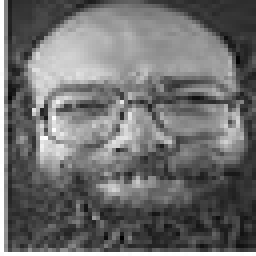
#> input picture Face Recognize/data/18_1.jpg, 64 x 64 px (shown 4 times larger); its folder holds 3 pictures in this run
$ jupyter execute --allow-errors Fisherfaces.ipynb
#> lines starting #> are read from the running program, lines starting #| are printed output that depends on the picture
[cell 1]
import numpy as np
import os
from PIL import Image
from sklearn.metrics.pairwise import cosine_similarity
import re
import matplotlib.pyplot as plt
from sklearn.model_selection import train_test_split

def load_images_from_folder(folder):
#> called with folder = 'data'
    images = []
    labels = []
    for filename in os.listdir(folder):
        if filename.endswith('.jpg'):
            img_path = os.path.join(folder, filename)
            img = Image.open(img_path).convert('L').resize((64, 64))  # 转换为灰度图并调整大小
            img_array = np.array(img).flatten()  # 展开为一维向量
#> img_array = 4096 values, max 255 at index 0, min 0 at index 3806, mean 110.8
            person_id = int(re.split(r'[_.]', filename)[0])
            images.append(img_array)
            labels.append(person_id)
    return np.array(images), np.array(labels)

# 加载数据
X, y = load_images_from_folder('data')
#> y = [18, 18, 18]

# 将数据划分为训练集和测试集
X_train, X_test, y_train, y_test = train_test_split(X, y, test_size=0.2, random_state=41)
#> y_train = [18, 18]; y_test = [18]

# 计算平均脸
mean_face = np.mean(X_train, axis=0)
#> mean_face = 4096 values, max 255 at index 64, min 9.5 at index 1538, mean 113.1

# 去均值人脸
X_train_centered = X_train - mean_face

# 计算 X.T * X
cov_matrix = np.dot(X_train_centered.T, X_train_centered)
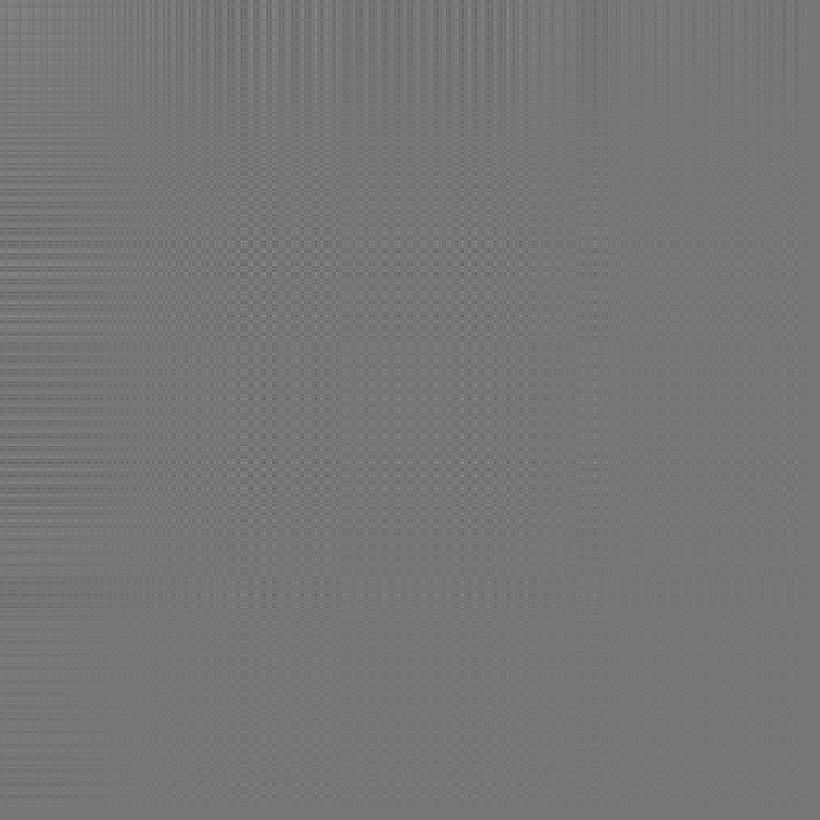
#> cov_matrix: shape (4096, 4096) float64 (shown at 1/5 size); min -21840, max 25088, mean 10.9; drawn with min black and max white

# 计算特征值和特征向量
eigenvalues, eigenvectors = np.linalg.eigh(cov_matrix)
#> eigenvalues = 4096 values from -4.62e-09 to 5113193

# 选择前 k 个特征向量
k_pca = 50
top_eigenvectors = eigenvectors[:, -k_pca:]

# PCA降维
X_train_pca = np.dot(X_train_centered, top_eigenvectors)

# 计算类内均值向量
mean_vectors = []
for cl in np.unique(y_train):
    mean_vectors.append(np.mean(X_train_pca[y_train == cl], axis=0))
#> this loop made 1 pass
#> after the loop, mean_vectors = 1 item

# 计算散布矩阵
S_W = np.zeros((k_pca, k_pca))
#> S_W: shape (50, 50) float64; every value is 0
for cl, mv in zip(np.unique(y_train), mean_vectors):
    class_scatter = np.zeros((k_pca, k_pca))  # 类内散布矩阵
    for row in X_train_pca[y_train == cl]:
        row, mv = row.reshape(k_pca, 1), mv.reshape(k_pca, 1)
        class_scatter += (row - mv).dot((row - mv).T)
    S_W += class_scatter

overall_mean = np.mean(X_train_pca, axis=0)
#> overall_mean = 50 values from 0 to 0
S_B = np.zeros((k_pca, k_pca))  # 类间散布矩阵
for i, mean_vec in enumerate(mean_vectors):
    n = X_train_pca[y_train == i + 1, :].shape[0]
    mean_vec = mean_vec.reshape(k_pca, 1)
    overall_mean = overall_mean.reshape(k_pca, 1)
    S_B += n * (mean_vec - overall_mean).dot((mean_vec - overall_mean).T)
#> this loop made 1 pass
#> n on pass 1: 0

# 计算散布矩阵的特征值和特征向量
#> (the rest of this cell did not finish here and is left out)
